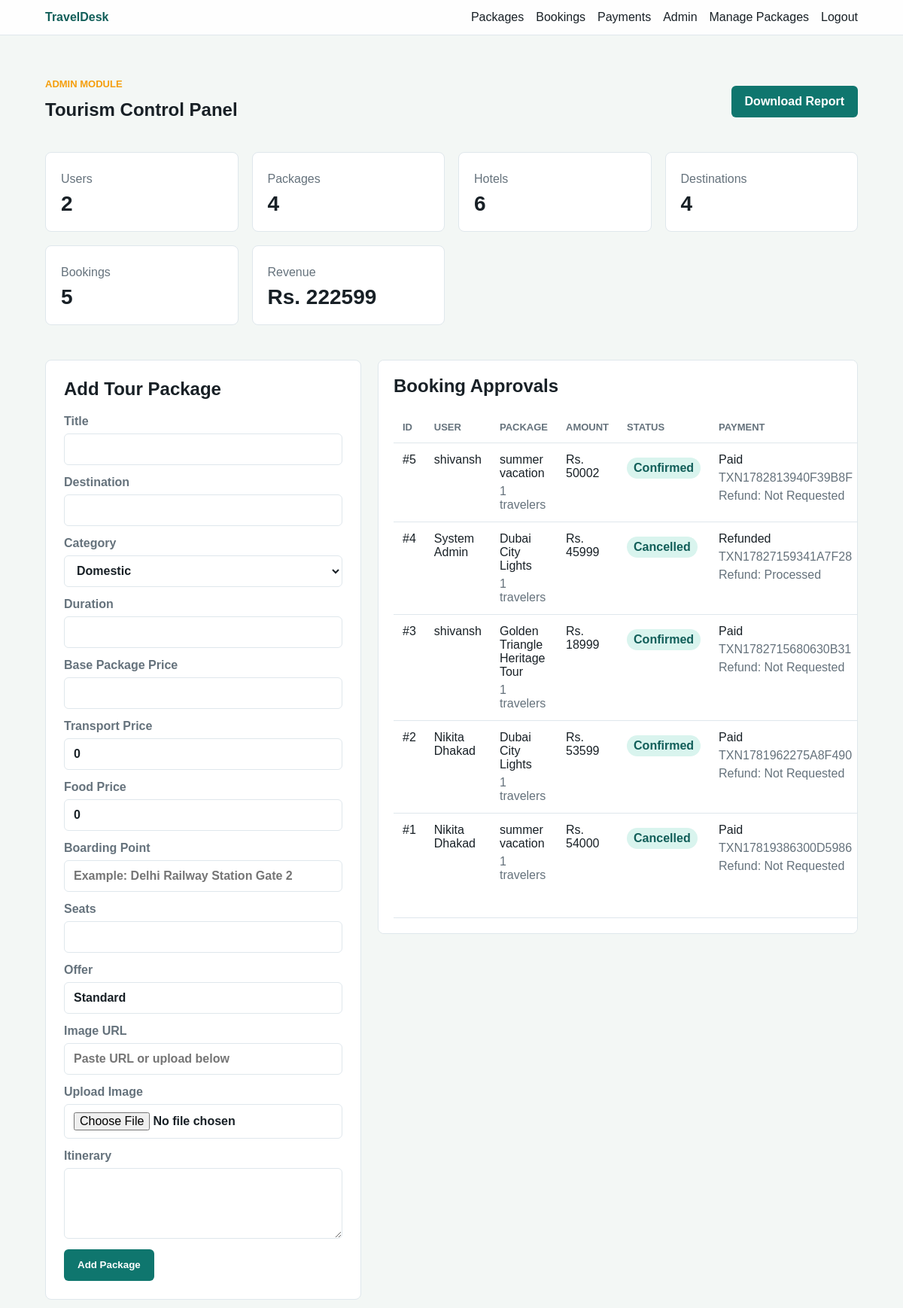
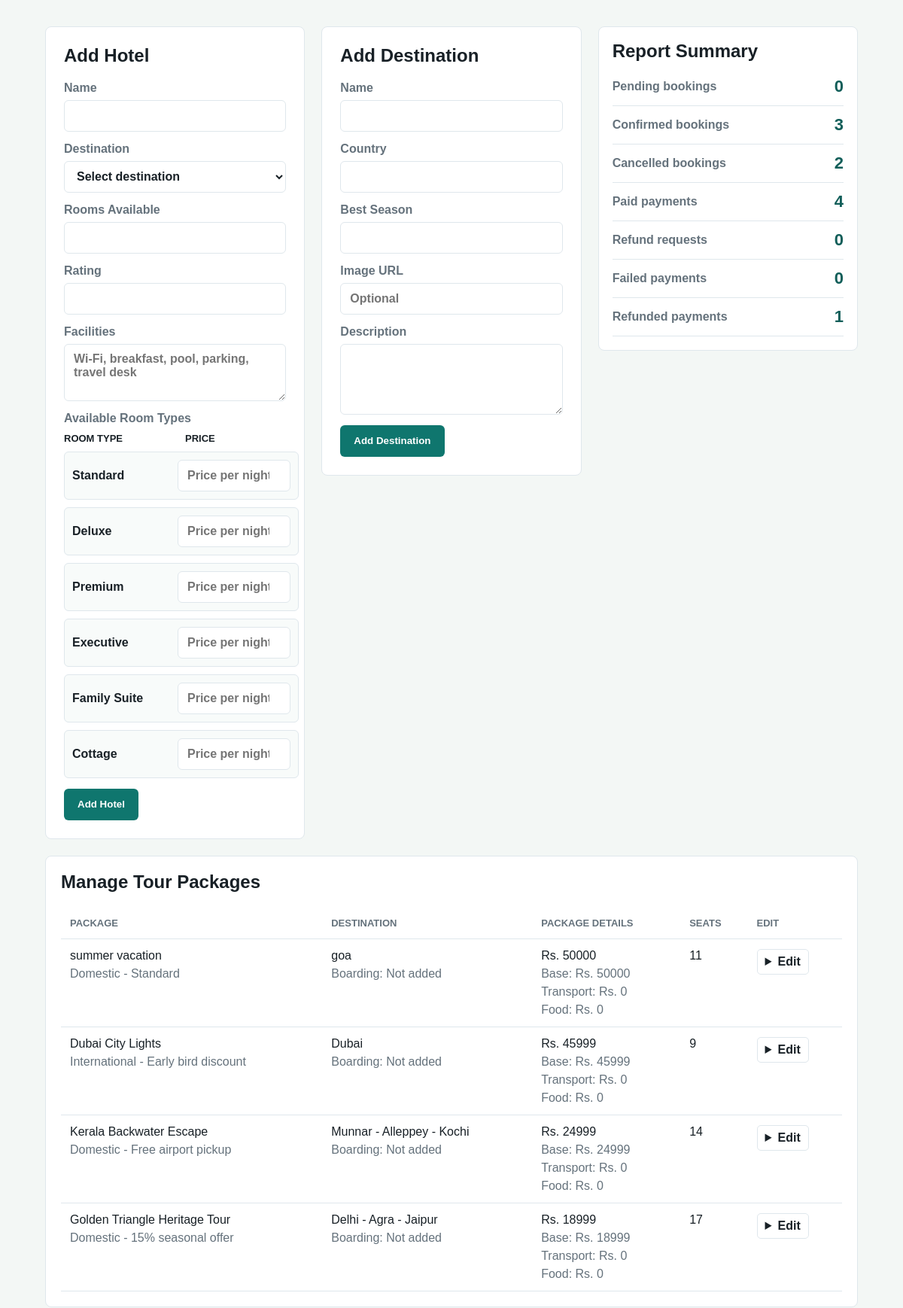
The page /admin (signed in, upper part) on the database its author committed (2 pictures, top to bottom).
### tables this page shows
CREATE TABLE payments (
                id INTEGER PRIMARY KEY AUTOINCREMENT,
                booking_id INTEGER NOT NULL,
                method TEXT NOT NULL,
                transaction_id TEXT NOT NULL,
                status TEXT NOT NULL DEFAULT 'Paid',
                paid_at TEXT NOT NULL DEFAULT CURRENT_TIMESTAMP, gateway TEXT NOT NULL DEFAULT 'TravelDesk Gateway', gateway_reference TEXT NOT NULL DEFAULT '', confirmation_code TEXT NOT NULL DEFAULT '', refund_status TEXT NOT NULL DEFAULT 'Not Requested', refund_reason TEXT NOT NULL DEFAULT '', refunded_at TEXT,
                FOREIGN KEY (booking_id) REFERENCES bookings(id)
            );

CREATE TABLE bookings (
                id INTEGER PRIMARY KEY AUTOINCREMENT,
                user_id INTEGER NOT NULL,
                package_id INTEGER NOT NULL,
                hotel_id INTEGER,
                travelers INTEGER NOT NULL,
                check_in TEXT NOT NULL,
                check_out TEXT NOT NULL,
                status TEXT NOT NULL DEFAULT 'Pending',
                total_amount REAL NOT NULL,
                created_at TEXT NOT NULL DEFAULT CURRENT_TIMESTAMP, selected_room_type TEXT NOT NULL DEFAULT '', selected_room_price REAL NOT NULL DEFAULT 0, hotel_nights INTEGER NOT NULL DEFAULT 0,
                FOREIGN KEY (user_id) REFERENCES users(id),
                FOREIGN KEY (package_id) REFERENCES packages(id),
                FOREIGN KEY (hotel_id) REFERENCES hotels(id)
            );

CREATE TABLE users (
                id INTEGER PRIMARY KEY AUTOINCREMENT,
                name TEXT NOT NULL,
                email TEXT NOT NULL UNIQUE,
                password_hash TEXT NOT NULL,
                role TEXT NOT NULL DEFAULT 'user',
                created_at TEXT NOT NULL DEFAULT CURRENT_TIMESTAMP
            );

CREATE TABLE packages (
                id INTEGER PRIMARY KEY AUTOINCREMENT,
                title TEXT NOT NULL,
                destination TEXT NOT NULL,
                category TEXT NOT NULL,
                duration TEXT NOT NULL,
                price REAL NOT NULL,
                seats_available INTEGER NOT NULL,
                itinerary TEXT NOT NULL,
                offer TEXT NOT NULL DEFAULT 'Standard',
                image_url TEXT NOT NULL
            , transport_price REAL NOT NULL DEFAULT 0, food_price REAL NOT NULL DEFAULT 0);

### app.py (the view)
@app.route("/admin")
@login_required
@admin_required
def admin_dashboard():
    db = get_db()
    stats = {
        "users": db.execute("SELECT COUNT(*) FROM users WHERE role = 'user'").fetchone()[0],
        "packages": db.execute("SELECT COUNT(*) FROM packages").fetchone()[0],
        "hotels": db.execute("SELECT COUNT(*) FROM hotels").fetchone()[0],
        "destinations": db.execute("SELECT COUNT(*) FROM destinations").fetchone()[0],
        "bookings": db.execute("SELECT COUNT(*) FROM bookings").fetchone()[0],
        "revenue": db.execute("SELECT COALESCE(SUM(total_amount), 0) FROM bookings").fetchone()[0],
    }
    reports = {
        "pending_bookings": db.execute("SELECT COUNT(*) FROM bookings WHERE status = 'Pending'").fetchone()[0],
        "confirmed_bookings": db.execute("SELECT COUNT(*) FROM bookings WHERE status = 'Confirmed'").fetchone()[0],
        "cancelled_bookings": db.execute("SELECT COUNT(*) FROM bookings WHERE status = 'Cancelled'").fetchone()[0],
        "paid_payments": db.execute("SELECT COUNT(*) FROM payments WHERE status = 'Paid'").fetchone()[0],
        "refund_requests": db.execute("SELECT COUNT(*) FROM payments WHERE refund_status = 'Requested'").fetchone()[0],
        "failed_payments": db.execute("SELECT COUNT(*) FROM payments WHERE status = 'Failed'").fetchone()[0],
        "refunded_payments": db.execute("SELECT COUNT(*) FROM payments WHERE status = 'Refunded'").fetchone()[0],
    }
    bookings = db.execute(
        """
        SELECT bookings.*, users.name, packages.title, payments.id AS payment_id,
               payments.transaction_id, payments.method, payments.status AS payment_status,
               payments.refund_status
        FROM bookings
        JOIN users ON users.id = bookings.user_id
        JOIN packages ON packages.id = bookings.package_id
        LEFT JOIN payments ON payments.booking_id = bookings.id
        ORDER BY bookings.id DESC
        """
    ).fetchall()
    packages = prepare_packages_for_display(
        db.execute("SELECT * FROM packages ORDER BY id DESC").fetchall()
    )
    hotels = db.execute("SELECT * FROM hotels ORDER BY destination, rating DESC").fetchall()
    destinations = db.execute("SELECT * FROM destinations ORDER BY name").fetchall()
    feedback_list = db.execute(
        """
        SELECT feedback.*, users.name, users.email, packages.title
        FROM feedback
        JOIN users ON users.id = feedback.user_id
        JOIN packages ON packages.id = feedback.package_id
        ORDER BY feedback.id DESC
        """
    ).fetchall()
    payments = db.execute(
        """
        SELECT payments.*, bookings.total_amount, bookings.status AS booking_status,
               packages.title, users.name
        FROM payments
        JOIN bookings ON bookings.id = payments.booking_id
        JOIN packages ON packages.id = bookings.package_id
        JOIN users ON users.id = bookings.user_id
        ORDER BY payments.id DESC
        """
    ).fetchall()
    users = db.execute("SELECT id, name, email, created_at FROM users WHERE role = 'user'").fetchall()
    return render_template(
        "admin.html",
        stats=stats,
        reports=reports,
        bookings=bookings,
        packages=packages,
        hotels=hotels,
        destinations=destinations,
        payments=payments,
        users=users,
        feedback_list=feedback_list,
        room_type_choices=ROOM_TYPE_CHOICES,
    )

### templates/admin.html (shortened to what this page needs)
{% extends "base.html" %}
{% block content %}
{% set stats = stats|default({}) %}
{% set reports = reports|default({}) %}
<section class="section admin-section">
    <div class="section-heading">
        <div>
            <p class="eyebrow">Admin Module</p>
            <h1>Tourism Control Panel</h1>
        </div>
        <a class="button" href="/admin/reports/download">Download Report</a>
    </div>
    <div class="stats">
        <article><span>Users</span><strong>{{ stats.users|default(0) }}</strong></article>
        <article><span>Packages</span><strong>{{ stats.packages|default(0) }}</strong></article>
        <article><span>Hotels</span><strong>{{ stats.hotels|default(0) }}</strong></article>
        <article><span>Destinations</span><strong>{{ stats.destinations|default(0) }}</strong></article>
        <article><span>Bookings</span><strong>{{ stats.bookings|default(0) }}</strong></article>
        <article><span>Revenue</span><strong>Rs. {{ "%.0f"|format(stats.revenue|default(0)) }}</strong></article>
    </div>
    <div class="admin-grid">
        <form class="form-card" method="post" action="/admin/packages" enctype="multipart/form-data">
            <h2>Add Tour Package</h2>
            <label>Title<input name="title" required></label>
            <label>Destination<input name="destination" required></label>
            <label>Category
                <select name="category"><option>Domestic</option><option>International</option></select>
            </label>
            <label>Duration<input name="duration" required></label>
            <label>Base Package Price<input type="number" name="price" min="1" step="0.01" required></label>
            <label>Transport Price<input type="number" name="transport_price" min="0" step="0.01" value="0" required></label>
            <label>Food Price<input type="number" name="food_price" min="0" step="0.01" value="0" required></label>
            <label>Boarding Point<input name="boarding_point" placeholder="Example: Delhi Railway Station Gate 2"></label>
            <label>Seats<input type="number" name="seats_available" min="0" required></label>
            <label>Offer<input name="offer" value="Standard"></label>
            <label>Image URL<input name="image_url" placeholder="Paste URL or upload below"></label>
            <label>Upload Image<input type="file" name="package_image" accept="image/*"></label>
            <label>Itinerary<textarea name="itinerary" rows="4" required></textarea></label>
            <button class="button" type="submit">Add Package</button>
        </form>
        <div class="table-panel">
            <h2>Booking Approvals</h2>
            <table>
                <thead>
                    <tr><th>ID</th><th>User</th><th>Package</th><th>Amount</th><th>Status</th><th>Payment</th><th>Action</th></tr>
                </thead>
                <tbody>
                    {% for booking in bookings %}
                        <tr>
                            {% set can_refund = booking.payment_status == "Paid" and booking.refund_status in [None, "", "Not Requested", "Rejected"] %}
                            <td>#{{ booking.id }}</td>
                            <td>{{ booking.name }}</td>
                            <td>{{ booking.title }}<span>{{ booking.travelers }} travelers</span></td>
                            <td>Rs. {{ "%.0f"|format(booking.total_amount) }}</td>
                            <td><span class="status">{{ booking.status }}</span></td>
                            <td>
                                {{ booking.payment_status or "Not recorded" }}
                                <span>{{ booking.transaction_id or "" }}</span>
                                {% if booking.refund_status %}
                                    <span>Refund: {{ booking.refund_status }}</span>
                                {% endif %}
                            </td>
                        </tr>
                    {% endfor %}
                </tbody>
            </table>
        </div>
    </div>
    <div class="management-grid">
        <form class="form-card" method="post" action="/admin/hotels">
            <h2>Add Hotel</h2>
            <label>Name<input name="name" required></label>
            <label>Destination
                <select name="destination" required>
                    <option value="">Select destination</option>
                </select>
            </label>
            <label>Rooms Available<input type="number" name="rooms_available" min="0" required></label>
            <label>Rating<input type="number" name="rating" min="0" max="5" step="0.1" required></label>
            <label>Facilities<textarea name="facilities" rows="3" placeholder="Wi-Fi, breakfast, pool, parking, travel desk"></textarea></label>
            <div class="room-type-picker">
                <strong>Available Room Types</strong>
                <div class="room-type-head">
                    <span>Room Type</span>
                    <span>Price</span>
                </div>
                {% for room_type in room_type_choices %}
                    <label>
                        <span>{{ room_type }}</span>
                        <input type="number" name="room_price_{{ room_type }}" min="1" step="0.01" placeholder="Price per night">
                    </label>
                {% endfor %}
            </div>
            <button class="button" type="submit">Add Hotel</button>
        </form>
        <form class="form-card" method="post" action="/admin/destinations">
            <h2>Add Destination</h2>
            <label>Name<input name="name" required></label>
            <label>Country<input name="country" required></label>
            <label>Best Season<input name="best_season" required></label>
            <label>Image URL<input name="image_url" placeholder="Optional"></label>
            <label>Description<textarea name="description" rows="4" required></textarea></label>
            <button class="button" type="submit">Add Destination</button>
        </form>
        <div class="summary-panel">
            <h2>Report Summary</h2>
            <dl class="report-list">
                <div><dt>Pending bookings</dt><dd>{{ reports.pending_bookings|default(0) }}</dd></div>
                <div><dt>Confirmed bookings</dt><dd>{{ reports.confirmed_bookings|default(0) }}</dd></div>
                <div><dt>Cancelled bookings</dt><dd>{{ reports.cancelled_bookings|default(0) }}</dd></div>
                <div><dt>Paid payments</dt><dd>{{ reports.paid_payments|default(0) }}</dd></div>
                <div><dt>Refund requests</dt><dd>{{ reports.refund_requests|default(0) }}</dd></div>
                <div><dt>Failed payments</dt><dd>{{ reports.failed_payments|default(0) }}</dd></div>
                <div><dt>Refunded payments</dt><dd>{{ reports.refunded_payments|default(0) }}</dd></div>
            </dl>
        </div>
    </div>
    <div class="table-panel" id="manage-packages">
        <h2>Manage Tour Packages</h2>
        <table>
            <thead><tr><th>Package</th><th>Destination</th><th>Package Details</th><th>Seats</th><th>Edit</th></tr></thead>
            <tbody>
                {% for package in packages %}
                    <tr>
                        <td>{{ package.title }}<span>{{ package.category }} - {{ package.offer }}</span></td>
                        <td>{{ package.destination }}<span>Boarding: {{ package.boarding_point or "Not added" }}</span></td>
                        <td>
                            Rs. {{ "%.0f"|format(package.price + package.transport_price + package.food_price) }}
                            <span>Base: Rs. {{ "%.0f"|format(package.price) }}</span>
                            <span>Transport: Rs. {{ "%.0f"|format(package.transport_price) }}</span>
                            <span>Food: Rs. {{ "%.0f"|format(package.food_price) }}</span>
                        </td>
                        <td>{{ package.seats_available }}</td>
                        <td>
                            <details class="edit-details">
                                <summary>Edit</summary>
                            </details>
                        </td>
                    </tr>
                {% endfor %}
            </tbody>
        </table>
    </div>
</section>
{% endblock %}

### rows shown on the page
payments: id "5", name "shivansh", title "summer vacation", travelers "1", status "Confirmed", status "Paid", transaction "TXN1782813940F39B8F", refund_status "Not Requested"
bookings: total_amount "50002"
payments: id "4", name "System Admin", title "Dubai City Lights", travelers "1", status "Cancelled", status "Refunded", transaction "TXN17827159341A7F28", refund_status "Processed"
bookings: total_amount "45999"
payments: id "3", name "shivansh", title "Golden Triangle Heritage Tour", travelers "1", status "Confirmed", status "Paid", transaction "TXN1782715680630B31", refund_status "Not Requested"
bookings: total_amount "18999"
payments: id "2", name "Nikita Dhakad", title "Dubai City Lights", travelers "1", status "Confirmed", status "Paid", transaction "TXN1781962275A8F490", refund_status "Not Requested"
bookings: total_amount "53599"
payments: id "1", name "Nikita Dhakad", title "summer vacation", travelers "1", status "Cancelled", status "Paid", transaction "TXN17819386300D5986", refund_status "Not Requested"
bookings: total_amount "54000"
packages: title "summer vacation", category "Domestic", offer "Standard", destination "goa", boarding_point "Not added", package.price+package.transport_price+package.food_price "50000", price "50000", transport_price "0", food_price "0", seats_available "11"
packages: title "Dubai City Lights", category "International", offer "Early bird discount", destination "Dubai", boarding_point "Not added", package.price+package.transport_price+package.food_price "45999", price "45999", transport_price "0", food_price "0", seats_available "9"
packages: title "Kerala Backwater Escape", category "Domestic", offer "Free airport pickup", destination "Munnar - Alleppey - Kochi", boarding_point "Not added", package.price+package.transport_price+package.food_price "24999", price "24999", transport_price "0", food_price "0", seats_available "14"
packages: title "Golden Triangle Heritage Tour", category "Domestic", offer "15% seasonal offer", destination "Delhi - Agra - Jaipur", boarding_point "Not added", package.price+package.transport_price+package.food_price "18999", price "18999", transport_price "0", food_price "0", seats_available "17"

### other values the page prints
{{ stats.users|default(0) }} "2"
{{ stats.packages|default(0) }} "4"
{{ stats.hotels|default(0) }} "6"
{{ stats.destinations|default(0) }} "4"
{{ stats.bookings|default(0) }} "5"
{{ "%.0f"|format(stats.revenue|default(0)) }} "222599"
{{ room_type }} "Standard" "Deluxe" "Premium" "Executive" "Family Suite" "Cottage"
{{ reports.pending_bookings|default(0) }} "0"
{{ reports.confirmed_bookings|default(0) }} "3"
{{ reports.cancelled_bookings|default(0) }} "2"
{{ reports.paid_payments|default(0) }} "4"
{{ reports.refund_requests|default(0) }} "0"
{{ reports.failed_payments|default(0) }} "0"
{{ reports.refunded_payments|default(0) }} "1"
